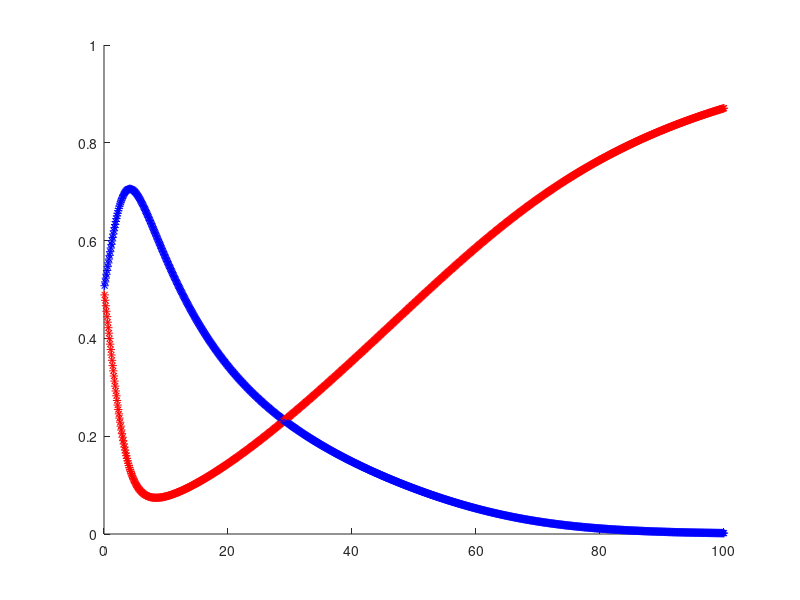

Recreate this plot in MATLAB.
c = 0.065;
F = 0.03;
u0 = 0.5;     % initial conditions
v0 = 0.5;
dt = 0.1;   % time-step
tf = 100;   % final time
numsteps = ceil(tf/dt)    % if not integer then
dt = tf/numsteps          % adjust dt slightly

figure(1); clf; hold on;

u = u0;
v = v0;
for n = 1:numsteps
    ut = (-u).*(v.^2) + F.*(1.-u);
    vt = u.*(v.^2) - (c+F).*v;
    unew = u + dt*ut;
    vnew = v + dt*vt;
    u = unew;
    v = vnew;
    plot(n*dt, u, 'r*');
    plot(n*dt, v, 'b*');
end